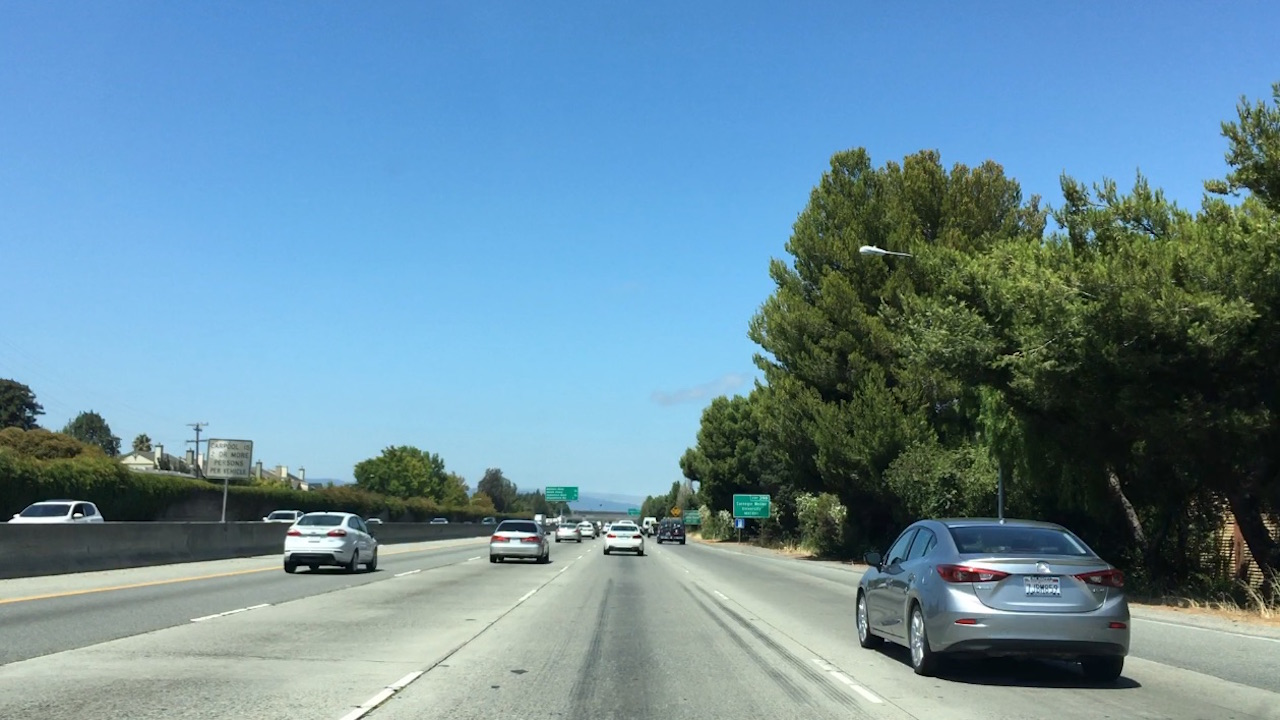
#> input picture cutouts/bbox-example-image.jpg, 1280 x 720 px, found by its file name
$ python template_exercise.py
#> lines starting #> are read from the running program, lines starting #| are printed output that depends on the picture
import numpy as np
import cv2
import matplotlib.pyplot as plt
import matplotlib.image as mpimg

image = mpimg.imread('bbox-example-image.jpg')
#> image is the input picture: shape (720, 1280, 3); mean R, G, B 105, 140.8, 158.7
# image = mpimg.imread('temp-matching-example-2.jpg')
templist = ['cutout1.jpg', 'cutout2.jpg', 'cutout3.jpg',
            'cutout4.jpg', 'cutout5.jpg', 'cutout6.jpg']


# Here is your draw_boxes function from the previous exercise
def draw_boxes(img, bboxes, color=(0, 0, 255), thick=6):
    # Make a copy of the image
    imcopy = np.copy(img)
    # Iterate through the bounding boxes
    for bbox in bboxes:
        # Draw a rectangle given bbox coordinates
        cv2.rectangle(imcopy, bbox[0], bbox[1], color, thick)
    # Return the image copy with boxes drawn
    return imcopy

methods = ['cv2.TM_CCOEFF', 'cv2.TM_CCOEFF_NORMED', 'cv2.TM_CCORR',
            'cv2.TM_CCORR_NORMED', 'cv2.TM_SQDIFF', 'cv2.TM_SQDIFF_NORMED']

# Define a function that takes an image and a list of templates as inputs
# then searches the image and returns the a list of bounding boxes
# for matched templates
def find_matches(img, template_list):
    # Make a copy of the image to draw on
    imcopy = np.copy(img)
    # Define an empty list to take bbox coords
    bbox_list = []

    # method = cv2.TM_CCOEFF_NORMED
    method = cv2.TM_CCOEFF

    # Iterate through template list
    # Read in templates one by one
    for template in template_list:
        template_img = mpimg.imread(template)
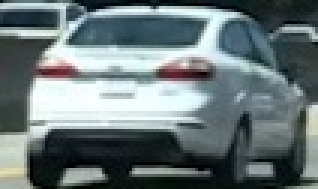
#> input picture cutouts/cutout1.jpg, 106 x 63 px, found by its file name (shown 3 times larger)
#> template_img is the input picture: shape (63, 106, 3); mean R, G, B 105.4, 118.5, 120.3

        h , w = template_img.shape[:-1]
#> h = 63; w = 106
        # print(shape)
        result = cv2.matchTemplate(img, template_img, method)
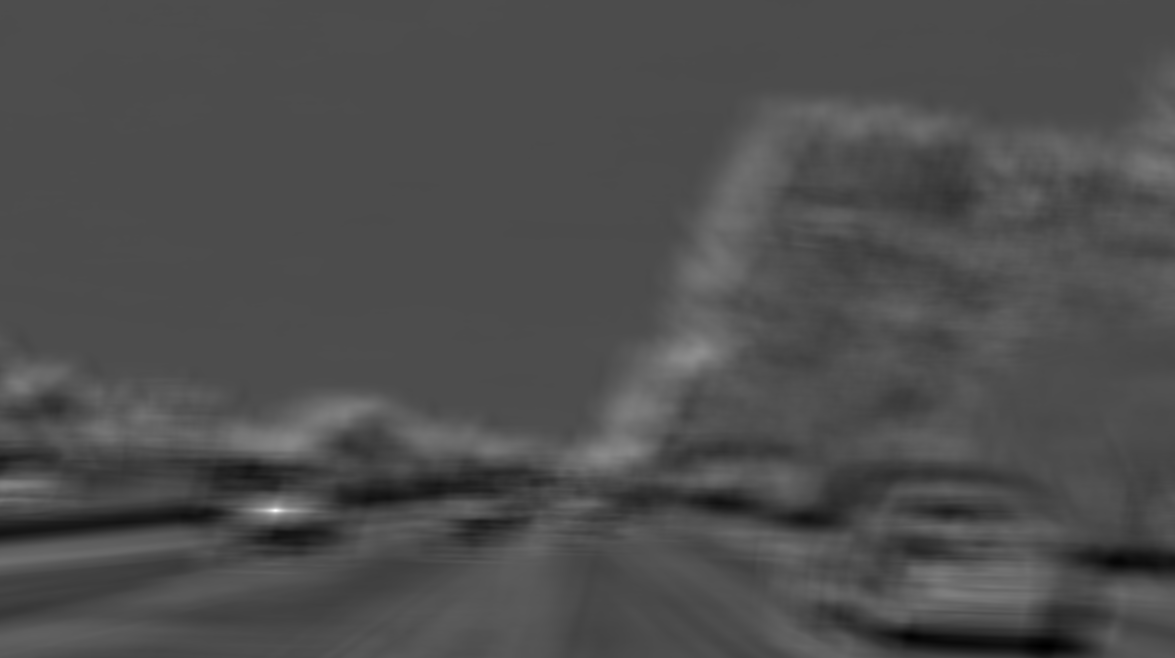
#> result: shape (658, 1175) float32; min -53728908, max 123022496, mean 399736.5; drawn with min black and max white
        min_val, max_val, min_loc, max_loc = cv2.minMaxLoc(result)
#> min_val = -53728908; max_val = 123022496; min_loc = (1044, 646); max_loc = (275, 510)
        if method in [cv2.TM_SQDIFF, cv2.TM_SQDIFF_NORMED]:
            top_left = min_loc
        else:
            top_left = max_loc
#> top_left = (275, 510)

        bbox = (top_left, (top_left[0]+w, top_left[1]+h))
#> bbox = ((275, 510), (381, 573))

        bbox_list.append(bbox)
#> pass 2 of the loop in find_matches, `for template in template_list:`:
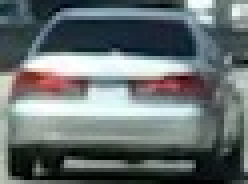
#> input picture cutouts/cutout2.jpg, 62 x 46 px, found by its file name (shown 4 times larger)
#> in find_matches, template_img is the input picture: shape (46, 62, 3); mean R, G, B 103.4, 112.1, 112.8
#> in find_matches, `result = cv2.matchTemplate(img, template_img, method)`:
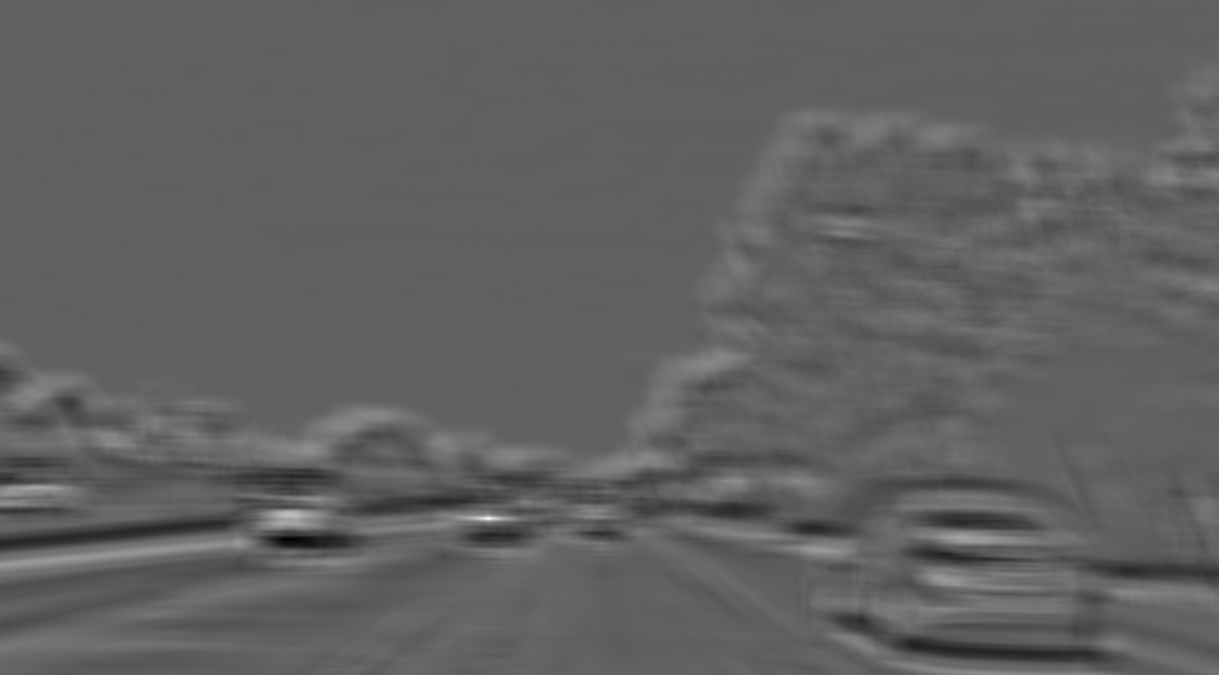
#> result: shape (675, 1219) float32; min -26651722, max 43151560, mean 42641.7; drawn with min black and max white
#> min_val = -26651722; max_val = 43151560; min_loc = (285, 539); max_loc = (488, 518)
#> bbox = ((488, 518), (550, 564))
#> pass 3 of the loop in find_matches, `for template in template_list:`:
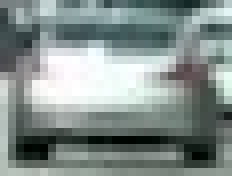
#> input picture cutouts/cutout3.jpg, 29 x 22 px, found by its file name (shown 8 times larger)
#> in find_matches, template_img is the input picture: shape (22, 29, 3); mean R, G, B 131.5, 142.9, 140.1
#> in find_matches, `result = cv2.matchTemplate(img, template_img, method)`:
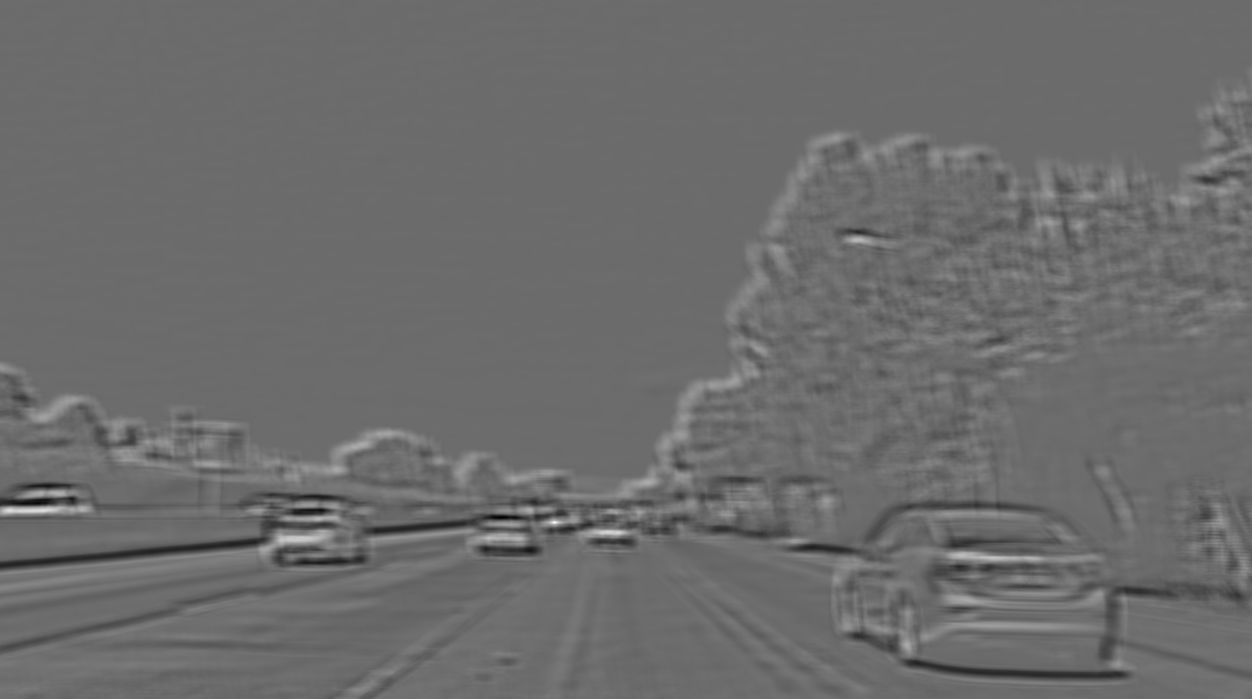
#> result: shape (699, 1252) float32; min -5613907.5, max 7611518.5, mean 3774.4; drawn with min black and max white
#> min_val = -5613907.5; max_val = 7611518.5; min_loc = (501, 517); max_loc = (554, 522)
#> bbox = ((554, 522), (583, 544))
#> the loop made 6 passes; the first 3 are shown
    # Use cv2.matchTemplate() to search the image
    #     using whichever of the OpenCV search methods you prefer
    # Use cv2.minMaxLoc() to extract the location of the best match
    # Determine bounding box corners for the match
    # Return the list of bounding boxes
    return bbox_list


#> (the run stopped early here; a loop or call above may not have finished)
